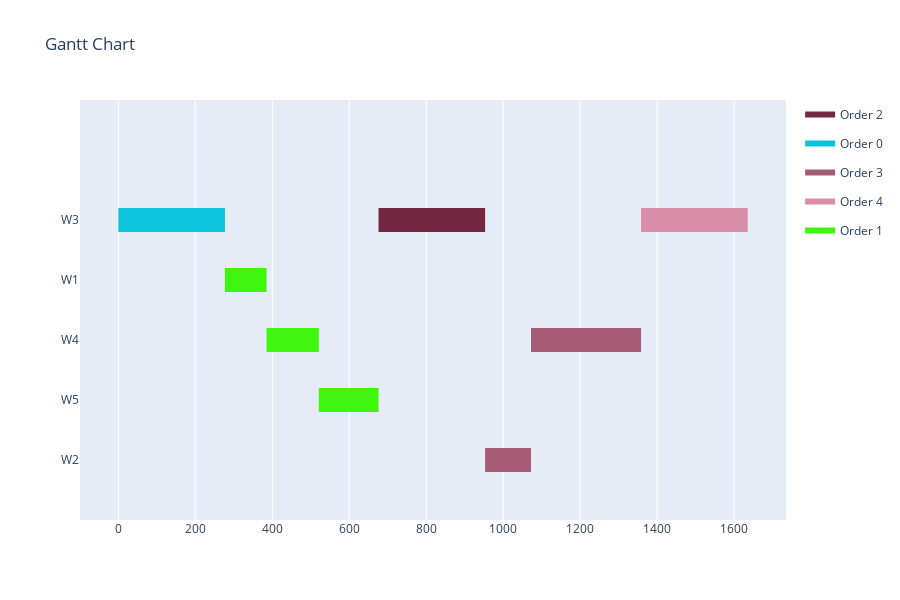

Notebook code cell kept with this figure:
### Code cell
data = []
for i in range(0, len(solution), 2):
    data.append([solution[i], operations[int(i/2)], solution[i+1], duration_lookup_table[operations[int(i/2)]][solution[i]]])
visualize(data)

### Figure 1 — Plotly figure (JSON) as saved in the notebook; plotly's stock layout.template omitted (floating-point values rounded to 4 significant figures)
{"data": [{"fill": "toself", "fillcolor": "rgb(115, 40, 65)", "hoverinfo": "name", "legendgroup": "rgb(115, 40, 65)", "mode": "none", "name": "Order 2", "type": "scatter", "x": [676, 763, 763, 676, 676, 763, 833, 833, 763, 763, 833, 953, 953, 833], "y": [3.8, 3.8, 4.2, 4.2, null, 3.8, 3.8, 4.2, 4.2, null, 3.8, 3.8, 4.2, 4.2]}, {"fill": "toself", "fillcolor": "rgb(13, 194, 219)", "hoverinfo": "name", "legendgroup": "rgb(13, 194, 219)", "mode": "none", "name": "Order 0", "type": "scatter", "x": [0, 87, 87, 0, 0, 87, 157, 157, 87, 87, 157, 277, 277, 157], "y": [3.8, 3.8, 4.2, 4.2, null, 3.8, 3.8, 4.2, 4.2, null, 3.8, 3.8, 4.2, 4.2]}, {"fill": "toself", "fillcolor": "rgb(166, 91, 116)", "hoverinfo": "name", "legendgroup": "rgb(166, 91, 116)", "mode": "none", "name": "Order 3", "type": "scatter", "x": [953, 1072, 1072, 953, 953, 1072, 1208, 1208, 1072, 1072, 1208, 1358, 1358, 1208], "y": [-0.2, -0.2, 0.2, 0.2, null, 1.8, 1.8, 2.2, 2.2, null, 1.8, 1.8, 2.2, 2.2]}, {"fill": "toself", "fillcolor": "rgb(217, 142, 167)", "hoverinfo": "name", "legendgroup": "rgb(217, 142, 167)", "mode": "none", "name": "Order 4", "type": "scatter", "x": [1358, 1445, 1445, 1358, 1358, 1445, 1515, 1515, 1445, 1445, 1515, 1635, 1635, 1515], "y": [3.8, 3.8, 4.2, 4.2, null, 3.8, 3.8, 4.2, 4.2, null, 3.8, 3.8, 4.2, 4.2]}, {"fill": "toself", "fillcolor": "rgb(64, 245, 14)", "hoverinfo": "name", "legendgroup": "rgb(64, 245, 14)", "mode": "none", "name": "Order 1", "type": "scatter", "x": [277, 385, 385, 277, 277, 385, 521, 521, 385, 385, 521, 676, 676, 521], "y": [2.8, 2.8, 3.2, 3.2, null, 1.8, 1.8, 2.2, 2.2, null, 0.8, 0.8, 1.2, 1.2]}, {"legendgroup": "rgb(115, 40, 65)", "marker": {"color": "rgb(115, 40, 65)", "opacity": 0, "size": 1}, "mode": "markers", "name": "", "showlegend": false, "text": [null, null, null, null, null, null], "type": "scatter", "x": [676, 763, 763, 833, 833, 953], "y": [4, 4, 4, 4, 4, 4]}, {"legendgroup": "rgb(13, 194, 219)", "marker": {"color": "rgb(13, 194, 219)", "opacity": 0, "size": 1}, "mode": "markers", "name": "", "showlegend": false, "text": [null, null, null, null, null, null], "type": "scatter", "x": [0, 87, 87, 157, 157, 277], "y": [4, 4, 4, 4, 4, 4]}, {"legendgroup": "rgb(166, 91, 116)", "marker": {"color": "rgb(166, 91, 116)", "opacity": 0, "size": 1}, "mode": "markers", "name": "", "showlegend": false, "text": [null, null, null, null, null, null], "type": "scatter", "x": [953, 1072, 1072, 1208, 1208, 1358], "y": [0, 0, 2, 2, 2, 2]}, {"legendgroup": "rgb(217, 142, 167)", "marker": {"color": "rgb(217, 142, 167)", "opacity": 0, "size": 1}, "mode": "markers", "name": "", "showlegend": false, "text": [null, null, null, null, null, null], "type": "scatter", "x": [1358, 1445, 1445, 1515, 1515, 1635], "y": [4, 4, 4, 4, 4, 4]}, {"legendgroup": "rgb(64, 245, 14)", "marker": {"color": "rgb(64, 245, 14)", "opacity": 0, "size": 1}, "mode": "markers", "name": "", "showlegend": false, "text": [null, null, null, null, null, null], "type": "scatter", "x": [277, 385, 385, 521, 521, 676], "y": [3, 3, 2, 2, 1, 1]}], "layout": {"height": 600, "hovermode": "closest", "showlegend": true, "title": {"text": "Gantt Chart"}, "xaxis": {"rangeselector": {"buttons": [{"count": 7, "label": "1w", "step": "day", "stepmode": "backward"}, {"count": 1, "label": "1m", "step": "month", "stepmode": "backward"}, {"count": 6, "label": "6m", "step": "month", "stepmode": "backward"}, {"count": 1, "label": "YTD", "step": "year", "stepmode": "todate"}, {"count": 1, "label": "1y", "step": "year", "stepmode": "backward"}, {"step": "all"}]}, "showgrid": true, "type": "linear", "zeroline": false}, "yaxis": {"autorange": false, "range": [-1, 6], "showgrid": false, "ticktext": ["W2", "W5", "W4", "W1", "W3"], "tickvals": [0, 1, 2, 3, 4], "zeroline": false}}}
